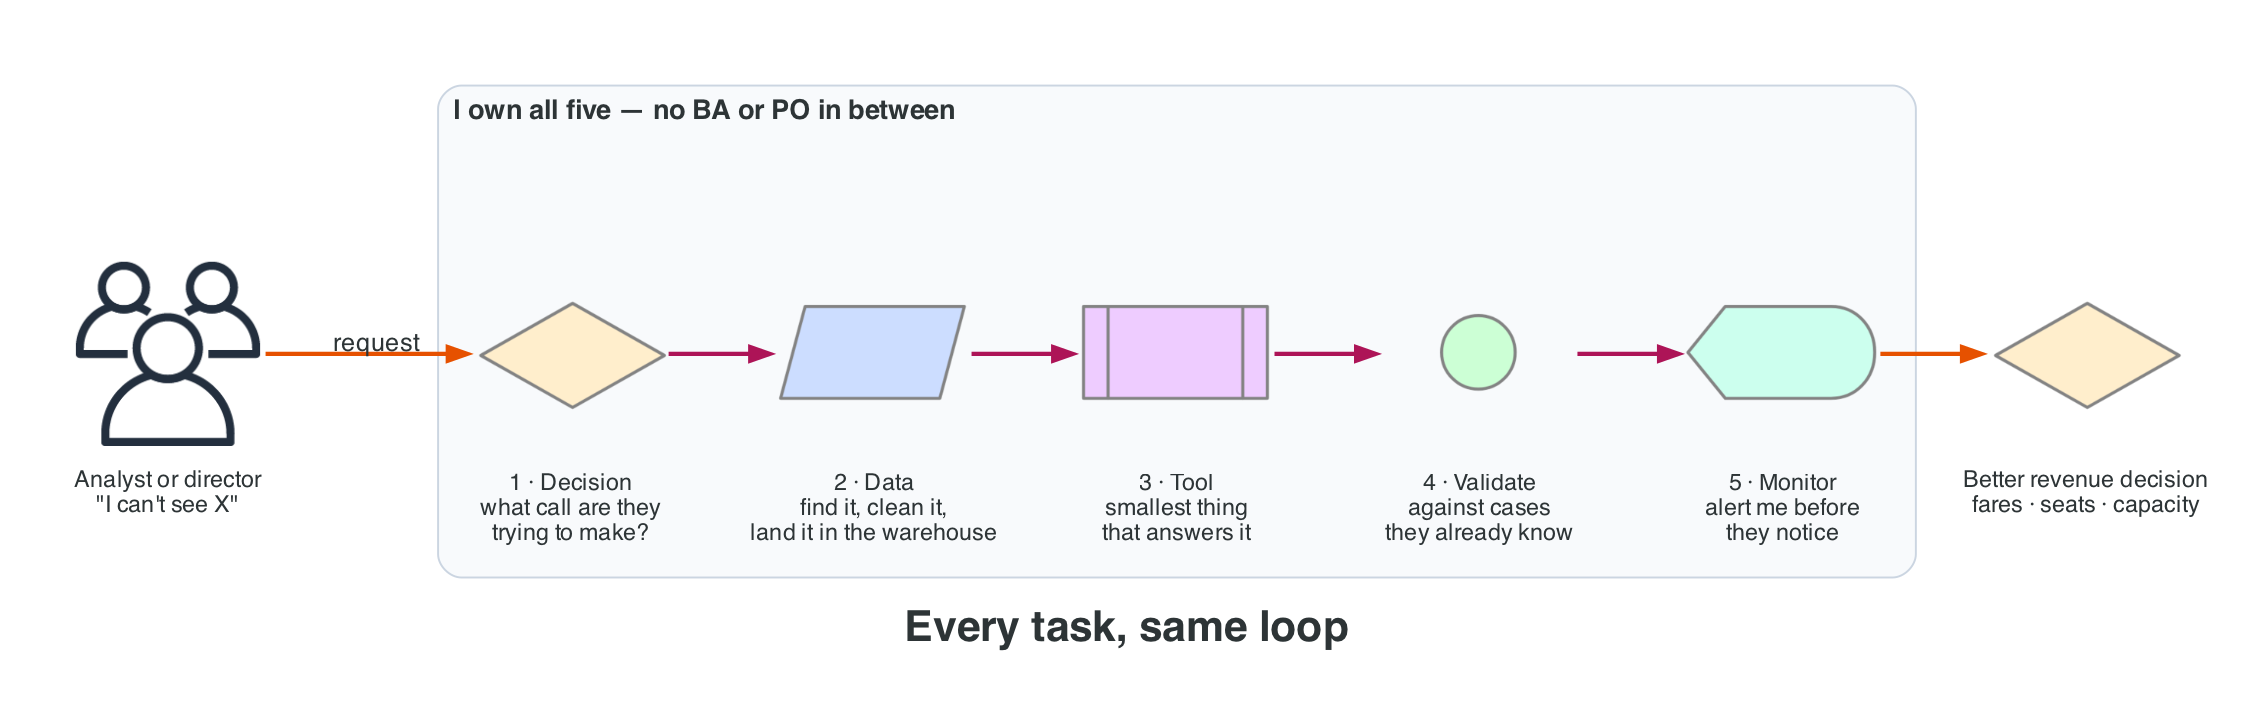

The script that drew this image:
"""
KLM Decision Support — the loop every task runs through.
The one mental model to hold in the interview: whatever the request is,
the shape of the work is the same five steps.

Same shape as the FLYR CDM story and as AlphaStream, which is why both
map onto this role without stretching.
"""
import os

from diagrams import Diagram, Cluster, Edge
from diagrams.onprem.client import Users
from diagrams.programming.flowchart import (
    Decision,
    InputOutput,
    PredefinedProcess,
    Inspection,
    Display,
)

OUT = os.path.join(os.path.dirname(os.path.abspath(__file__)), "klm_task_loop_diagram")

CRIMSON = "#AD1457"
AMBER = "#E65100"

graph_attr = {
    "fontname": "Helvetica-Bold",
    "fontsize": "22",
    "bgcolor": "white",
    "pad": "0.5",
    "nodesep": "0.45",
    "ranksep": "0.75",
    "dpi": "140",
}
node_attr = {"fontname": "Helvetica", "fontsize": "12"}
edge_attr = {"penwidth": "2.2", "fontname": "Helvetica", "fontsize": "11"}

CLUSTER = {"fontsize": "14", "fontname": "Helvetica-Bold",
           "bgcolor": "#F8FAFC", "pencolor": "#CBD5E1", "margin": "18"}

with Diagram(
    "Every task, same loop",
    filename=OUT,
    outformat="png",
    show=False,
    direction="LR",
    graph_attr=graph_attr,
    node_attr=node_attr,
    edge_attr=edge_attr,
):
    stakeholder = Users('Analyst or director\n"I can\'t see X"')

    with Cluster("I own all five — no BA or PO in between", graph_attr=CLUSTER):
        decision = Decision("1 · Decision\nwhat call are they\ntrying to make?")
        data = InputOutput("2 · Data\nfind it, clean it,\nland it in the warehouse")
        build = PredefinedProcess("3 · Tool\nsmallest thing\nthat answers it")
        validate = Inspection("4 · Validate\nagainst cases\nthey already know")
        monitor = Display("5 · Monitor\nalert me before\nthey notice")

    outcome = Decision("Better revenue decision\nfares · seats · capacity")

    stakeholder >> Edge(color=AMBER, label="  request") >> decision
    decision >> Edge(color=CRIMSON) >> data
    data >> Edge(color=CRIMSON) >> build
    build >> Edge(color=CRIMSON) >> validate
    validate >> Edge(color=CRIMSON) >> monitor
    monitor >> Edge(color=AMBER) >> outcome

print(f"wrote {OUT}.png")
